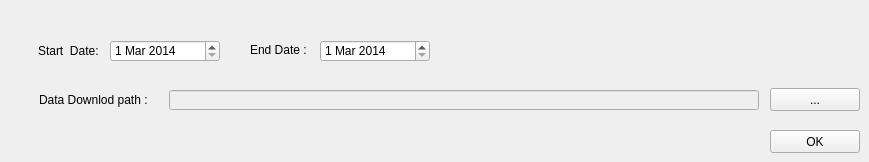
   <widget class="QWidget" name="tab_13">
    <attribute name="title">
     <string>Data Download</string>
    </attribute>
    <widget class="QLabel" name="label_38">
     <property name="geometry">
      <rect>
       <x>38</x>
       <y>41</y>
       <width>70</width>
       <height>20</height>
      </rect>
     </property>
     <property name="text">
      <string>Start  Date: </string>
     </property>
    </widget>
    <widget class="QDateEdit" name="end_date">
     <property name="geometry">
      <rect>
       <x>320</x>
       <y>40</y>
       <width>110</width>
       <height>22</height>
      </rect>
     </property>
     <property name="date">
      <date>
       <year>2014</year>
       <month>3</month>
       <day>1</day>
      </date>
     </property>
    </widget>
    <widget class="QDateEdit" name="start_date">
     <property name="geometry">
      <rect>
       <x>110</x>
       <y>40</y>
       <width>110</width>
       <height>22</height>
      </rect>
     </property>
     <property name="date">
      <date>
       <year>2014</year>
       <month>3</month>
       <day>1</day>
      </date>
     </property>
    </widget>
    <widget class="QPushButton" name="btn_datadownload">
     <property name="geometry">
      <rect>
       <x>770</x>
       <y>130</y>
       <width>90</width>
       <height>23</height>
      </rect>
     </property>
     <property name="text">
      <string>OK</string>
     </property>
    </widget>
    <widget class="QLabel" name="label_39">
     <property name="geometry">
      <rect>
       <x>250</x>
       <y>40</y>
       <width>70</width>
       <height>20</height>
      </rect>
     </property>
     <property name="text">
      <string>End Date : </string>
     </property>
    </widget>
    <widget class="QLabel" name="label_40">
     <property name="geometry">
      <rect>
       <x>39</x>
       <y>90</y>
       <width>120</width>
       <height>20</height>
      </rect>
     </property>
     <property name="text">
      <string>Data Downlod path :</string>
     </property>
    </widget>
    <widget class="QLineEdit" name="txt_bat_path">
     <property name="enabled">
      <bool>false</bool>
     </property>
     <property name="geometry">
      <rect>
       <x>169</x>
       <y>90</y>
       <width>590</width>
       <height>20</height>
      </rect>
     </property>
    </widget>
    <widget class="QPushButton" name="btn_bat_path">
     <property name="geometry">
      <rect>
       <x>770</x>
       <y>88</y>
       <width>90</width>
       <height>23</height>
      </rect>
     </property>
     <property name="text">
      <string>...</string>
     </property>
    </widget>
   </widget>
